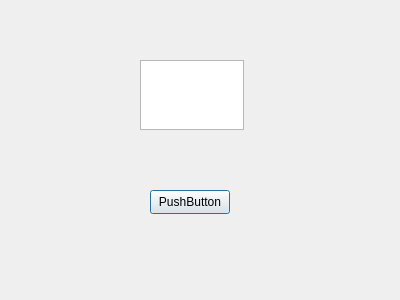
<?xml version="1.0" encoding="UTF-8"?>
<ui version="4.0">
 <class>MyDialog</class>
 <widget class="QDialog" name="MyDialog">
  <property name="geometry">
   <rect>
    <x>0</x>
    <y>0</y>
    <width>400</width>
    <height>300</height>
   </rect>
  </property>
  <property name="windowTitle">
   <string>Dialog</string>
  </property>
  <widget class="QPushButton" name="pushButton">
   <property name="geometry">
    <rect>
     <x>150</x>
     <y>190</y>
     <width>80</width>
     <height>24</height>
    </rect>
   </property>
   <property name="text">
    <string>PushButton</string>
   </property>
  </widget>
  <widget class="QPlainTextEdit" name="plainTextEdit">
   <property name="geometry">
    <rect>
     <x>140</x>
     <y>60</y>
     <width>104</width>
     <height>70</height>
    </rect>
   </property>
  </widget>
 </widget>
 <resources/>
 <connections/>
</ui>
